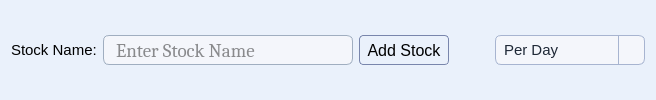
                <widget class="QWidget" name="widget_4" native="true">
                 <property name="styleSheet">
                  <string notr="true">background-color: #eaf1fb;
color: rgb(0, 0, 0);
 border-radius: 10px;</string>
                 </property>
                 <layout class="QHBoxLayout" name="horizontalLayout_14">
                  <item>
                   <layout class="QHBoxLayout" name="horizontalLayout_13">
                    <item>
                     <widget class="QLabel" name="label_9">
                      <property name="maximumSize">
                       <size>
                        <width>90</width>
                        <height>30</height>
                       </size>
                      </property>
                      <property name="font">
                       <font>
                        <family>Segoe UI</family>
                        <pointsize>11</pointsize>
                        <italic>false</italic>
                        <bold>false</bold>
                       </font>
                      </property>
                      <property name="styleSheet">
                       <string notr="true">color: rgb(0, 0, 0);</string>
                      </property>
                      <property name="text">
                       <string>Stock Name:</string>
                      </property>
                     </widget>
                    </item>
                    <item>
                     <widget class="QLineEdit" name="lineEdit_stock_name_input">
                      <property name="minimumSize">
                       <size>
                        <width>250</width>
                        <height>30</height>
                       </size>
                      </property>
                      <property name="maximumSize">
                       <size>
                        <width>250</width>
                        <height>30</height>
                       </size>
                      </property>
                      <property name="font">
                       <font>
                        <family>Cambria</family>
                        <pointsize>14</pointsize>
                        <italic>false</italic>
                        <bold>false</bold>
                       </font>
                      </property>
                      <property name="styleSheet">
                       <string notr="true">#lineEdit_stock_name_input {
    background-color: #f4f6fb;
    color: #1e1e1e;
    border: 1px solid #a0aec0;
    border-radius: 6px;
    padding: 0px 10px;
    font: 14pt &quot;Cambria&quot;;
    selection-background-color: #3a7bd5; /* Highlight text selection in blue */

}

#lineEdit_stock_name_input:hover {
    border: 1px solid #3a7bd5;  /* Professional blue on hover */
    background-color: #f0f4ff;  /* Slightly lighter background */
}

#lineEdit_stock_name_input:focus {
    border: 1px solid #2bb673;  /* Elegant green focus */
    background-color: #ffffff;  /* Crisp white for focus */
    color: #000000;
}
</string>
                      </property>
                      <property name="placeholderText">
                       <string>Enter Stock Name</string>
                      </property>
                     </widget>
                    </item>
                    <item>
                     <widget class="QPushButton" name="pushButton_add_stock_button">
                      <property name="minimumSize">
                       <size>
                        <width>90</width>
                        <height>30</height>
                       </size>
                      </property>
                      <property name="maximumSize">
                       <size>
                        <width>90</width>
                        <height>16777215</height>
                       </size>
                      </property>
                      <property name="font">
                       <font>
                        <pointsize>12</pointsize>
                       </font>
                      </property>
                      <property name="styleSheet">
                       <string notr="true">QPushButton {


    background: qlineargradient(x1:0, y1:0, x2:0, y2:1,
        stop:0 #ebebeb, stop:1 #ffffff);
    color: black;
    border: none;
        border: 1px solid #7986ac;
    border-radius: 4px;
   
    
}

QPushButton:hover {
     background: qlineargradient(x1:0, y1:0, x2:0, y2:1,
        stop:0 #ffffff, stop:1 #ffffff);
}

QPushButton:pressed {
 

    background: qlineargradient(x1:0, y1:0, x2:0, y2:1,
        stop:0 #f4f6fb, stop:1 #cbcbcb);
color: black;
  
}

QPushButton:disabled {
    background: #475569;
    color: #94a3b8;
}</string>
                      </property>
                      <property name="text">
                       <string>Add Stock</string>
                      </property>
                     </widget>
                    </item>
                    <item>
                     <spacer name="horizontalSpacer_5">
                      <property name="orientation">
                       <enum>Qt::Orientation::Horizontal</enum>
                      </property>
                      <property name="sizeHint" stdset="0">
                       <size>
                        <width>40</width>
                        <height>20</height>
                       </size>
                      </property>
                     </spacer>
                    </item>
                    <item>
                     <widget class="QComboBox" name="comboBox_5">
                      <property name="minimumSize">
                       <size>
                        <width>150</width>
                        <height>30</height>
                       </size>
                      </property>
                      <property name="maximumSize">
                       <size>
                        <width>150</width>
                        <height>30</height>
                       </size>
                      </property>
                      <property name="font">
                       <font>
                        <family>Segoe UI</family>
                        <pointsize>11</pointsize>
                        <italic>false</italic>
                        <bold>false</bold>
                       </font>
                      </property>
                      <property name="styleSheet">
                       <string notr="true">/* ==========================
   QComboBox - Professional Soft Blue Theme
   ========================== */

QComboBox {
    background-color: #f4f6fb;
    color: #1f2937;
    border: 1px solid #a7b4d0;
    border-radius: 6px;
    padding: 4px 8px;
    font: 11pt &quot;Segoe UI&quot;;
    selection-background-color: #5e85d7;
    selection-color: white;
}

/* Hover effect */
QComboBox:hover {
    background-color: #f0f4ff;
    border: 1px solid #5e85d7;
}

/* Focus (active) effect */
QComboBox:focus {
    background-color: #ffffff;
    border: 2px solid #5e85d7;
    color: #000000;
}

/* Disabled state */
QComboBox:disabled {
    background-color: #e0e0e0;
    color: #7a7a7a;
    border: 1px solid #c0c0c0;
}

/* Drop-down arrow area */
QComboBox::drop-down {
    subcontrol-origin: padding;
    subcontrol-position: top right;
    width: 25px;
    border-left: 1px solid #a7b4d0;
    border-top-right-radius: 6px;
    border-bottom-right-radius: 6px;
    background: qlineargradient(x1:0, y1:0, x2:0, y2:1,
        stop:0 #e8ecf9, stop:1 #cfd8f3);
}

/* Arrow icon (uses system default if custom not available) */
QComboBox::down-arrow {
    image: url(:/icons/down_arrow.png);
    width: 12px;
    height: 12px;
}

/* === Drop-down List Styling === */
QComboBox QAbstractItemView {
    background-color: #f9faff;
    color: #1f2937;
    border: 1px solid #5e85d7;
    border-radius: 6px;
    selection-background-color: #5e85d7;
    selection-color: #ffffff;
    outline: none;
    padding: 2px;
}

/* Hover over individual items */
QComboBox QAbstractItemView::item:hover {
    background-color: #dbe6ff; /* Soft blue hover */
    color: #1f2937;
}

/* Selected item (click or keyboard highlight) */
QComboBox QAbstractItemView::item:selected {
    background-color: #5e85d7;
    color: #ffffff;
    border-radius: 3px;
}
</string>
                      </property>
                      <property name="frame">
                       <bool>false</bool>
                      </property>
                      <item>
                       <property name="text">
                        <string>Per Day</string>
                       </property>
                      </item>
                      <item>
                       <property name="text">
                        <string>Per Week</string>
                       </property>
                      </item>
                      <item>
                       <property name="text">
                        <string>Per Month</string>
                       </property>
                      </item>
                      <item>
                       <property name="text">
                        <string>Per Year</string>
                       </property>
                      </item>
                     </widget>
                    </item>
                   </layout>
                  </item>
                 </layout>
                </widget>
